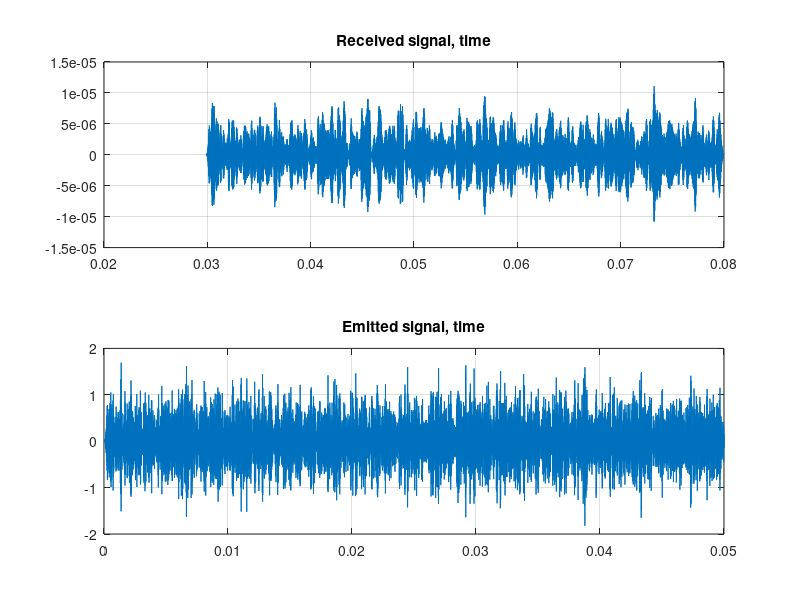
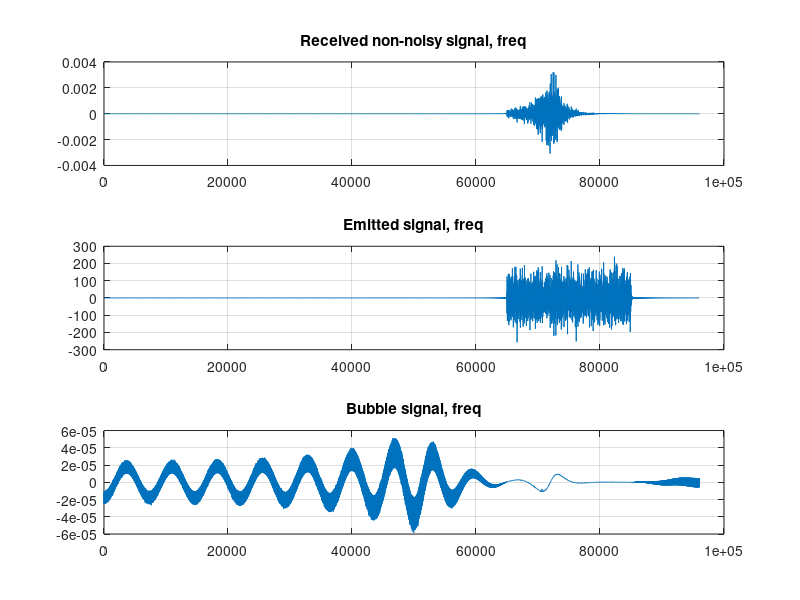

Source code (MATLAB) for these figures, in order:
clc
clear
close all

load("bubble+signal.mat"); %upload rx with noise, tx from .mat file
rx_nonoise = load("single-bubble-noise.mat").rx; %rx of the single bubble without noise

fs = 192000;
tSig = 0.05; % in seconds
nSig = tSig * fs; % in samples
t = linspace(0, tSig, nSig);

nRxSeqLength = size(rx,1);
NFFT = 32768;
NBins = 16385; 

% Received signal
Rx_noise = fft(rx(end-nSig+1:end, 1), NFFT);
Rx_noise = Rx_noise(1:NBins, :);

Rx_nonoise = fft(rx_nonoise(end-nSig+1:end, 25), NFFT);
Rx_nonoise = Rx_nonoise(1:NBins, :);

% Original signal
% tx signal to freq. domain
Tx = fft(tx, NFFT);
Tx = Tx(1:NBins, :);

% H_hat = R / T
H_hat = Rx_nonoise(:,1) ./ Tx;

tSim = linspace(0, nRxSeqLength/fs, nRxSeqLength);

figure;
subplot(211)
plot(tSim(end-nSig+1:end), rx_nonoise(end-nSig+1:end, 1));
grid on;
title('Received signal, time');
subplot(212)
plot(t, tx(:, 1));
grid on;
title('Emitted signal, time');


f = linspace(0, fs/2, NBins);
figure;
subplot(311)
plot(f, Rx_nonoise(:, 1));
grid on;
title('Received non-noisy signal, freq');
subplot(312)
plot(f, Tx(:, 1));
grid on;
title('Emitted signal, freq');
subplot(313)
plot(f, H_hat(:, 1));
grid on;
title('Bubble signal, freq');

